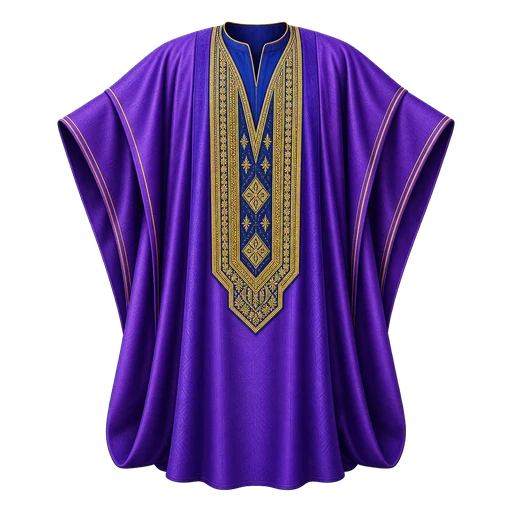
#> input picture assets/images/garments/agbada.webp, 512 x 512 px; its folder holds only this picture in this run
$ python validate_catalog_assets.py
#> lines starting #> are read from the running program, lines starting #| are printed output that depends on the picture
from pathlib import Path

from PIL import Image, ImageDraw, ImageFont


root = Path("assets/images/garments")
files = sorted(root.glob("*.webp"))
invalid: list[tuple[str, str, tuple[int, int], tuple[int, int] | None]] = []

for path in files:
    with Image.open(path) as image:
#> image is the input picture: PIL image 512x512 RGBA; mean R, G, B, A 40.5, 22, 66.1, 132.5
        alpha = image.getchannel("A").getextrema() if "A" in image.getbands() else None
#> alpha = (0, 255)
        if image.mode != "RGBA" or image.size != (512, 512) or alpha is None or alpha[0] != 0:
            invalid.append((path.name, image.mode, image.size, alpha))

cell_width = 180
cell_height = 170
columns = 5
rows = (len(files) + columns - 1) // columns
sheet = Image.new("RGB", (cell_width * columns, cell_height * rows), "#f7f1ff")
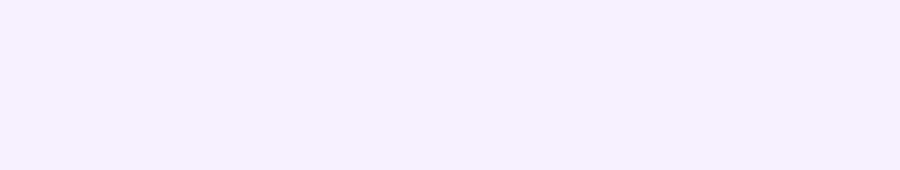
#> sheet: PIL image 900x170 RGB; mean R, G, B 247, 241, 255
draw = ImageDraw.Draw(sheet)
font = ImageFont.load_default()

for index, path in enumerate(files):
    column = index % columns
    row = index // columns
    x = column * cell_width
    y = row * cell_height
    draw.rounded_rectangle(
        (x + 8, y + 8, x + cell_width - 8, y + cell_height - 8),
        radius=18,
        fill="#ffffff",
        outline="#e5d7f7",
        width=2,
    )
    with Image.open(path).convert("RGBA") as asset:
        asset.thumbnail((132, 126), Image.Resampling.LANCZOS)
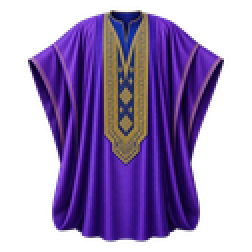
#> asset: PIL image 126x126 RGBA (shown 2 times larger); mean R, G, B, A 42.5, 23, 69.4, 132.5; transparent parts drawn white
        image_x = x + (cell_width - asset.width) // 2
#> image_x = 27
        image_y = y + 12 + (126 - asset.height) // 2
#> image_y = 12
        sheet.paste(asset, (image_x, image_y), asset)
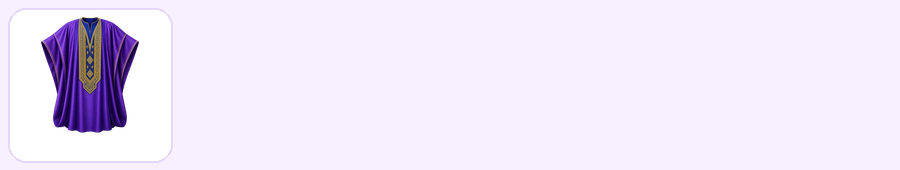
#> sheet: PIL image 900x170 RGB; mean R, G, B 238.5, 231.5, 247.9
    label = path.stem.replace("-", " ").title()
    text_width = draw.textbbox((0, 0), label, font=font)[2]
#> text_width = 34
    draw.text((x + (cell_width - text_width) // 2, y + 143), label, fill="#26153d", font=font)

output = Path("tmp/imagegen/catalog-contact-sheet.png")
sheet.save(output, optimize=True)
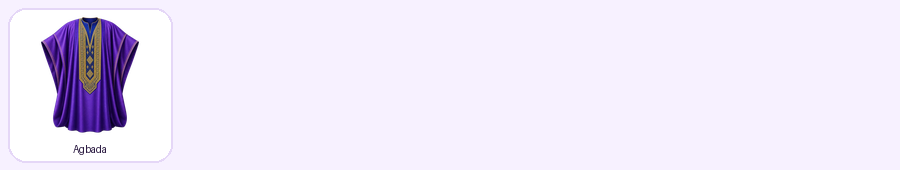
#> saved as catalog-contact-sheet.png: PIL image 900x170 RGB; mean R, G, B 238.4, 231.3, 247.8
print(f"assets={len(files)}")
print(f"invalid={invalid}")
print(f"contact_sheet={output.resolve()}")

$ run again, on assets/images/garments/blouse.webp
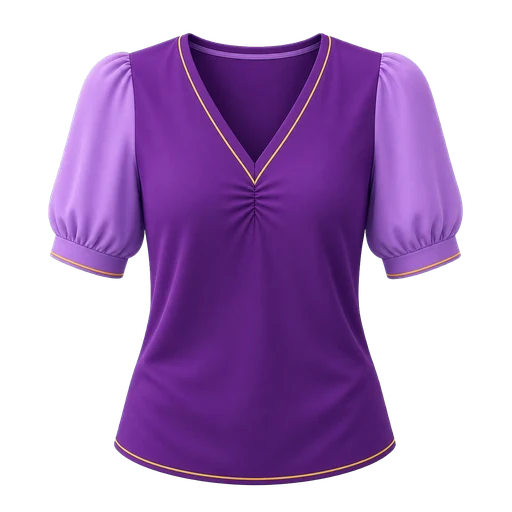
#> input picture assets/images/garments/blouse.webp, 512 x 512 px
#> image is the input picture: PIL image 512x512 RGBA; mean R, G, B, A 58.3, 29, 75.1, 130.6
#> alpha = (0, 255)
#> `asset.thumbnail((132, 126), Image.Resampling.LANCZOS)`:
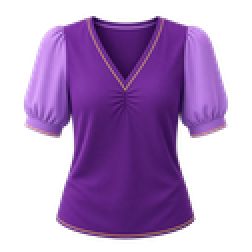
#> asset: PIL image 126x126 RGBA (shown 2 times larger); mean R, G, B, A 62.7, 31.9, 80.5, 130.5; transparent parts drawn white
#> `sheet.paste(asset, (image_x, image_y), asset)`:
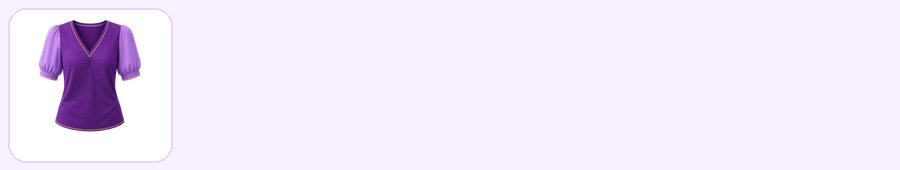
#> sheet: PIL image 900x170 RGB; mean R, G, B 240.5, 232.4, 249
#> text_width = 31

$ run again, on assets/images/garments/ceremonial-gown.webp
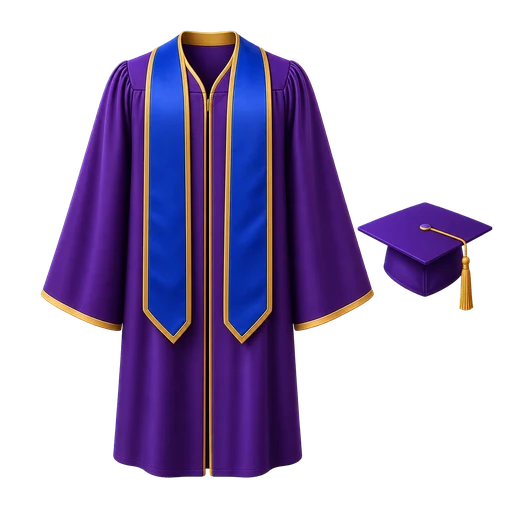
#> input picture assets/images/garments/ceremonial-gown.webp, 512 x 512 px
#> image is the input picture: PIL image 512x512 RGBA; mean R, G, B, A 29.2, 17.7, 48.1, 104
#> alpha = (0, 255)
#> `sheet.paste(asset, (image_x, image_y), asset)`:
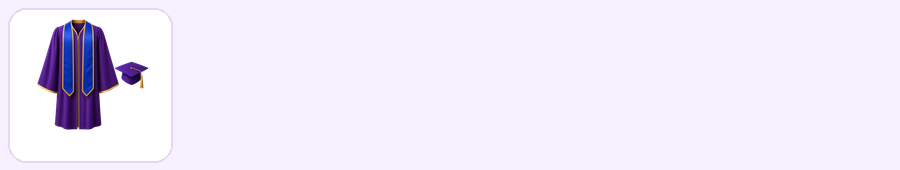
#> sheet: PIL image 900x170 RGB; mean R, G, B 240.2, 234, 249
#> text_width = 84
#> `sheet.save(output, optimize=True)`:
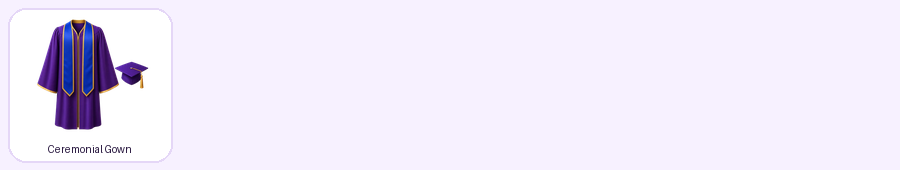
#> saved as catalog-contact-sheet.png: PIL image 900x170 RGB; mean R, G, B 240, 233.7, 248.8

$ run again, on assets/images/garments/curtains.webp
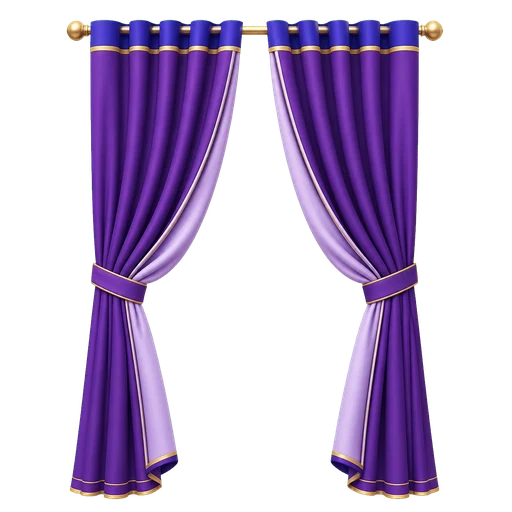
#> input picture assets/images/garments/curtains.webp, 512 x 512 px
#> image is the input picture: PIL image 512x512 RGBA; mean R, G, B, A 40.8, 25.4, 57.3, 97.3
#> alpha = (0, 255)
#> `sheet.paste(asset, (image_x, image_y), asset)`:
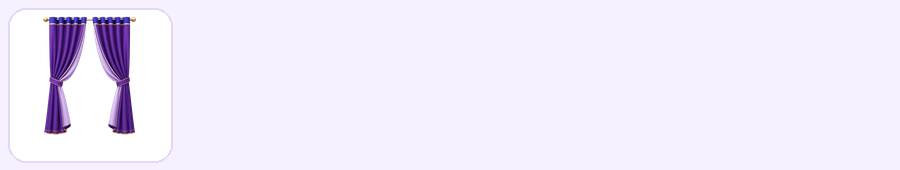
#> sheet: PIL image 900x170 RGB; mean R, G, B 242.1, 235.4, 250.5
#> text_width = 40
#> `sheet.save(output, optimize=True)`:
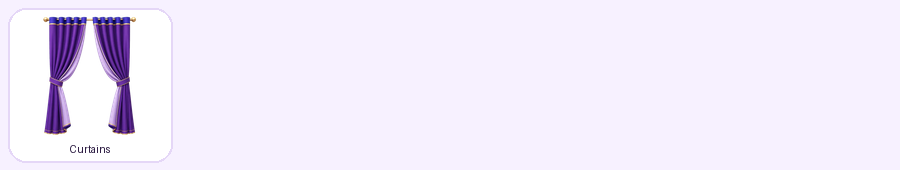
#> saved as catalog-contact-sheet.png: PIL image 900x170 RGB; mean R, G, B 241.9, 235.2, 250.4
